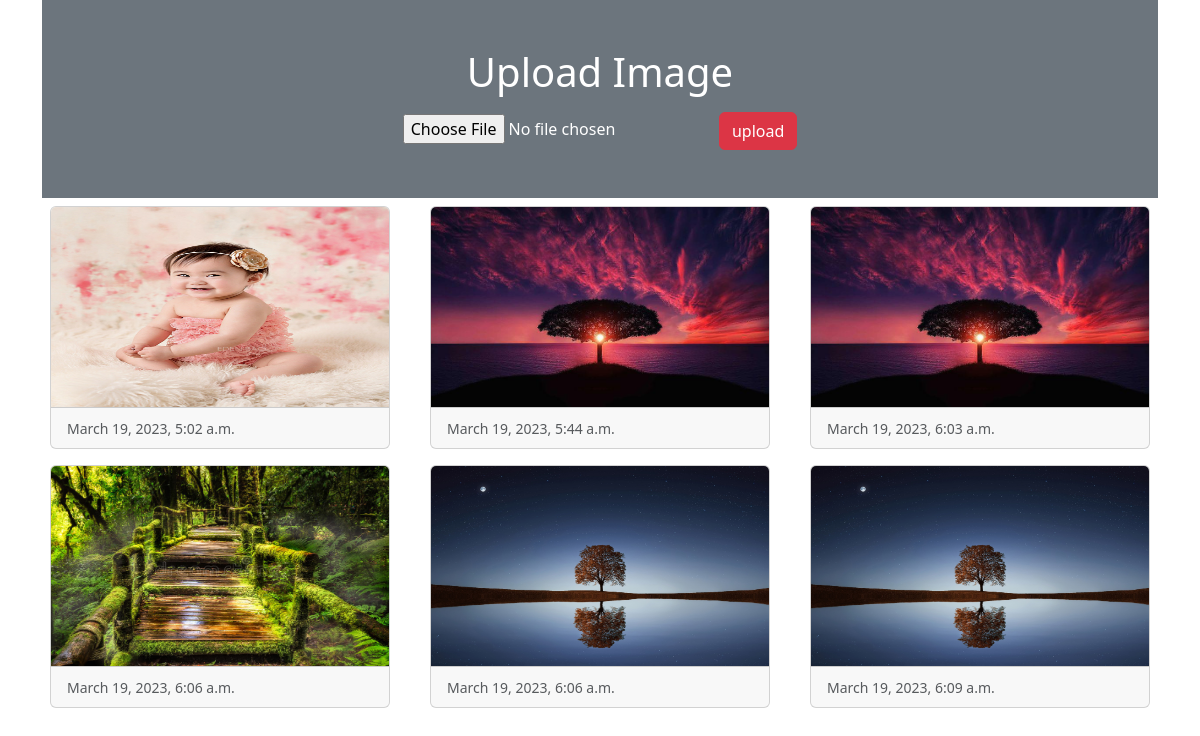
The page / on the database its author committed.
### myapp/models.py (models this page shows)
class Image(models.Model):
    photo=models.ImageField(upload_to="myimage")
    date=models.DateTimeField(auto_now_add=True)

### myapp/views.py (the view)
# urls.py: path('',views.home) #open path of  views
def  home(request):
    if request.method=="POST":
        form=ImageForm(request.POST,request.FILES)
        if form.is_valid():
            form.save()
    form=ImageForm()
    img=Image.objects.all()
    return render(request,'myapp/home.html',{'img':img,'form':form})

### myapp/forms.py
class ImageForm(forms.ModelForm):
    class Meta:
        model=Image
        fields='__all__'
        labels={'photo':''} #remove photo label at starting of uploading page

### myapp/templates/myapp/home.html (shortened to what this page needs)
<!doctype html>
<html lang="en">
  <head>
    <link href="https://cdn.jsdelivr.net/npm/bootstrap@5.3.0-alpha1/dist/css/bootstrap.min.css" rel="stylesheet">
  </head>
  <body>
    <div class="container">
      <div class="py-5 text-center bg-secondary text-white">
        <h1 class="mb-3">Upload Image</h1>
        <form action="" method="post" enctype="multipart/form-data">
          {{form}}
          <input type="submit" class="btn btn-danger" value="upload">
      </div>
      <div class="row">
      {% for i in img%}
        <div class="col-sm-4">
          <div class="card m-2">
            <img src="{{i.photo.url}}" alt="" class="card-img-top" height="200px">
            <div class="card-footer">
              <small class="text-muted">{{i.date}}</small>
            </div>
          </div>
        </div>
      {%endfor%}
      </div>
    </div>
  </body>
</html>

### rows shown on the page
Image: photo (picture), date "March 19, 2023, 5:02 a.m."
Image: photo (picture), date "March 19, 2023, 5:44 a.m."
Image: photo (picture), date "March 19, 2023, 6:03 a.m."
Image: photo (picture), date "March 19, 2023, 6:06 a.m."
Image: photo (picture), date "March 19, 2023, 6:06 a.m."
Image: photo (picture), date "March 19, 2023, 6:09 a.m."
